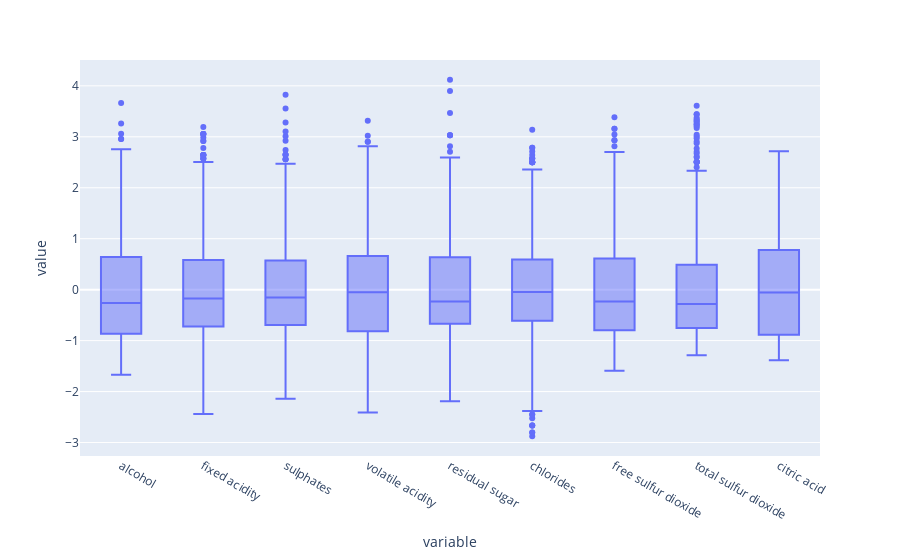

Notebook code for this chart:
### Code cell
scaler = StandardScaler().fit(data_filtered[feature_columns])
standardized = pd.DataFrame(scaler.transform(data_filtered[feature_columns]), columns=feature_columns)

px.box(standardized)

### Figure 1 — Plotly figure (JSON) as saved in the notebook; plotly's stock layout.template omitted (floating-point values rounded to 4 significant figures; data arrays with more than 128 entries replaced by an {"elided": "..."} marker saying what was removed)
{"data": [{"alignmentgroup": "True", "hovertemplate": "variable=%{x}<br>value=%{y}<extra></extra>", "legendgroup": "", "marker": {"color": "#636efa"}, "name": "", "notched": false, "offsetgroup": "", "orientation": "v", "showlegend": false, "type": "box", "x": {"elided": "6840 str values"}, "x0": " ", "xaxis": "x", "y": {"elided": "6840 float values"}, "y0": " ", "yaxis": "y"}], "layout": {"boxmode": "group", "legend": {"tracegroupgap": 0}, "margin": {"t": 60}, "xaxis": {"anchor": "y", "domain": [0, 1], "title": {"text": "variable"}}, "yaxis": {"anchor": "x", "domain": [0, 1], "title": {"text": "value"}}}}
